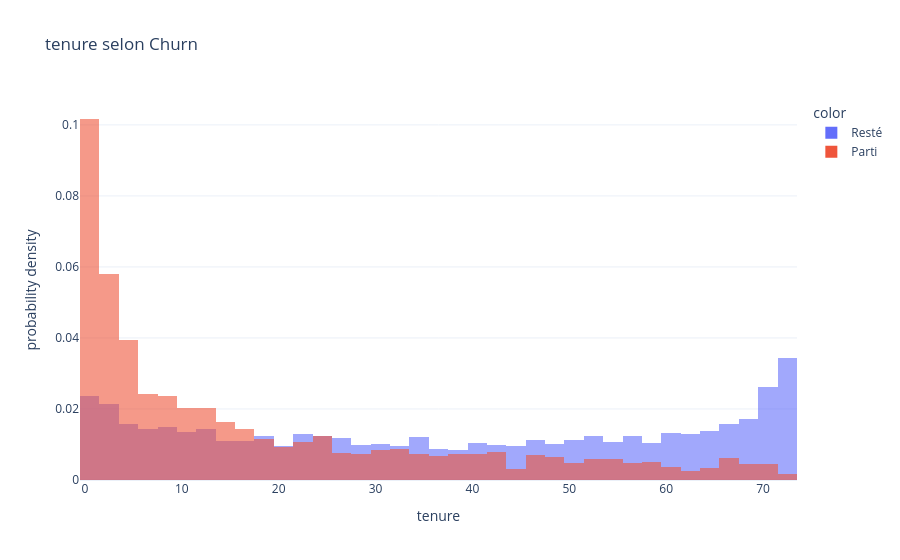
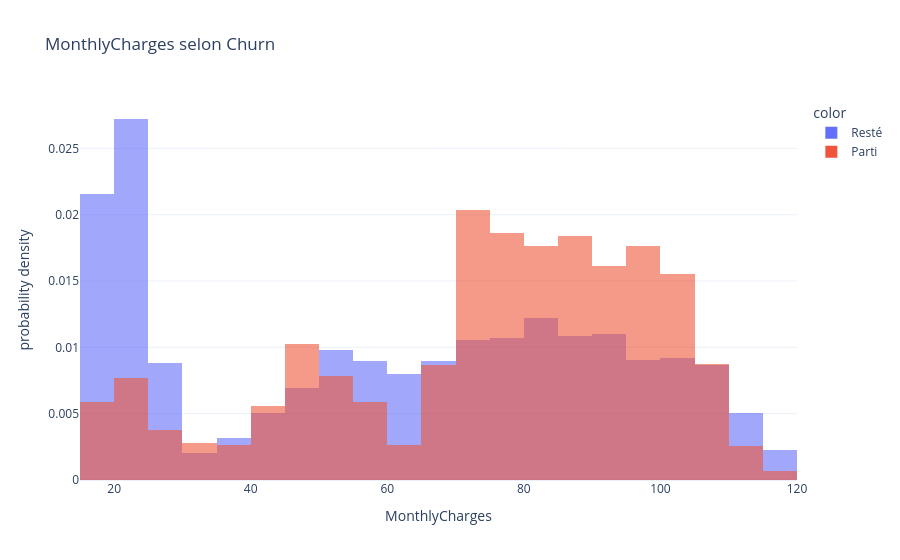
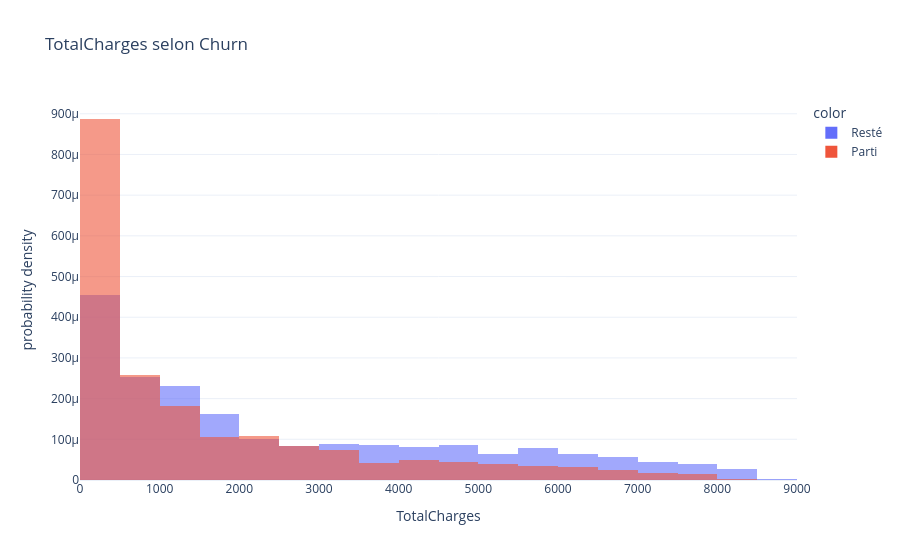

These figures' notebook cell, in order:
### Code cell
# 4.2 Distribution par classe de Churn (histogrammes superposés)
for col in num_cols:
    fig = px.histogram(df, x=col, color=df["Churn"].map({0: "Resté", 1: "Parti"}), nbins=40,
                       barmode="overlay", opacity=0.6, histnorm="probability density",
                       template=TEMPLATE, title=f"{col} selon Churn")
    fig.show()

### Figure 1 — Plotly figure (JSON) as saved in the notebook; plotly's stock layout.template omitted (floating-point values rounded to 4 significant figures; data arrays with more than 128 entries replaced by an {"elided": "..."} marker saying what was removed)
{"data": [{"bingroup": "x", "histnorm": "probability density", "hovertemplate": "color=Resté<br>tenure=%{x}<br>probability density=%{y}<extra></extra>", "legendgroup": "Resté", "marker": {"color": "#636efa", "opacity": 0.6, "pattern": {"shape": ""}}, "name": "Resté", "nbinsx": 40, "orientation": "v", "showlegend": true, "type": "histogram", "x": {"elided": "5174 int values"}, "xaxis": "x", "yaxis": "y"}, {"bingroup": "x", "histnorm": "probability density", "hovertemplate": "color=Parti<br>tenure=%{x}<br>probability density=%{y}<extra></extra>", "legendgroup": "Parti", "marker": {"color": "#EF553B", "opacity": 0.6, "pattern": {"shape": ""}}, "name": "Parti", "nbinsx": 40, "orientation": "v", "showlegend": true, "type": "histogram", "x": {"elided": "1869 int values"}, "xaxis": "x", "yaxis": "y"}], "layout": {"barmode": "overlay", "legend": {"title": {"text": "color"}, "tracegroupgap": 0}, "title": {"text": "tenure selon Churn"}, "xaxis": {"anchor": "y", "domain": [0, 1], "title": {"text": "tenure"}}, "yaxis": {"anchor": "x", "domain": [0, 1], "title": {"text": "probability density"}}}}

### Figure 2 — Plotly figure (JSON) as saved in the notebook; plotly's stock layout.template omitted (floating-point values rounded to 4 significant figures; data arrays with more than 128 entries replaced by an {"elided": "..."} marker saying what was removed)
{"data": [{"bingroup": "x", "histnorm": "probability density", "hovertemplate": "color=Resté<br>MonthlyCharges=%{x}<br>probability density=%{y}<extra></extra>", "legendgroup": "Resté", "marker": {"color": "#636efa", "opacity": 0.6, "pattern": {"shape": ""}}, "name": "Resté", "nbinsx": 40, "orientation": "v", "showlegend": true, "type": "histogram", "x": {"elided": "5174 float values"}, "xaxis": "x", "yaxis": "y"}, {"bingroup": "x", "histnorm": "probability density", "hovertemplate": "color=Parti<br>MonthlyCharges=%{x}<br>probability density=%{y}<extra></extra>", "legendgroup": "Parti", "marker": {"color": "#EF553B", "opacity": 0.6, "pattern": {"shape": ""}}, "name": "Parti", "nbinsx": 40, "orientation": "v", "showlegend": true, "type": "histogram", "x": {"elided": "1869 float values"}, "xaxis": "x", "yaxis": "y"}], "layout": {"barmode": "overlay", "legend": {"title": {"text": "color"}, "tracegroupgap": 0}, "title": {"text": "MonthlyCharges selon Churn"}, "xaxis": {"anchor": "y", "domain": [0, 1], "title": {"text": "MonthlyCharges"}}, "yaxis": {"anchor": "x", "domain": [0, 1], "title": {"text": "probability density"}}}}

### Figure 3 — Plotly figure (JSON) as saved in the notebook; plotly's stock layout.template omitted (floating-point values rounded to 4 significant figures; data arrays with more than 128 entries replaced by an {"elided": "..."} marker saying what was removed)
{"data": [{"bingroup": "x", "histnorm": "probability density", "hovertemplate": "color=Resté<br>TotalCharges=%{x}<br>probability density=%{y}<extra></extra>", "legendgroup": "Resté", "marker": {"color": "#636efa", "opacity": 0.6, "pattern": {"shape": ""}}, "name": "Resté", "nbinsx": 40, "orientation": "v", "showlegend": true, "type": "histogram", "x": {"elided": "5174 float values"}, "xaxis": "x", "yaxis": "y"}, {"bingroup": "x", "histnorm": "probability density", "hovertemplate": "color=Parti<br>TotalCharges=%{x}<br>probability density=%{y}<extra></extra>", "legendgroup": "Parti", "marker": {"color": "#EF553B", "opacity": 0.6, "pattern": {"shape": ""}}, "name": "Parti", "nbinsx": 40, "orientation": "v", "showlegend": true, "type": "histogram", "x": {"elided": "1869 float values"}, "xaxis": "x", "yaxis": "y"}], "layout": {"barmode": "overlay", "legend": {"title": {"text": "color"}, "tracegroupgap": 0}, "title": {"text": "TotalCharges selon Churn"}, "xaxis": {"anchor": "y", "domain": [0, 1], "title": {"text": "TotalCharges"}}, "yaxis": {"anchor": "x", "domain": [0, 1], "title": {"text": "probability density"}}}}
